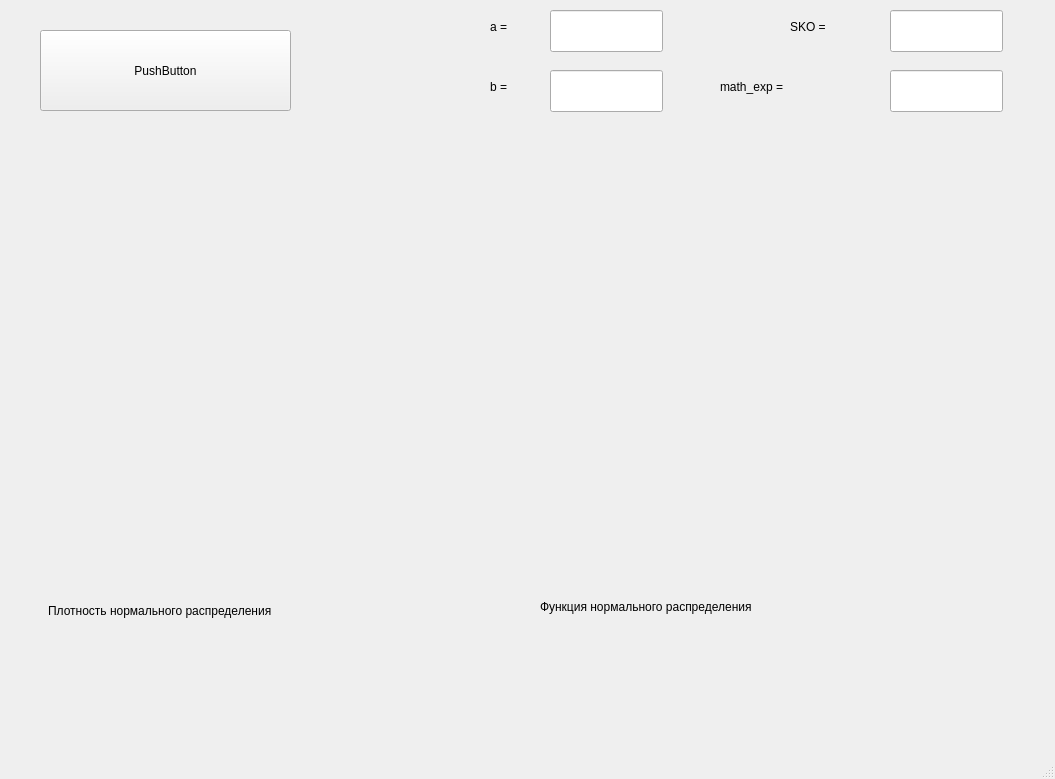
<?xml version="1.0" encoding="UTF-8"?>
<ui version="4.0">
 <class>MainWindow</class>
 <widget class="QMainWindow" name="MainWindow">
  <property name="geometry">
   <rect>
    <x>0</x>
    <y>0</y>
    <width>1055</width>
    <height>779</height>
   </rect>
  </property>
  <property name="windowTitle">
   <string>MainWindow</string>
  </property>
  <widget class="QWidget" name="centralwidget">
   <widget class="QCustomPlot" name="widget" native="true">
    <property name="geometry">
     <rect>
      <x>40</x>
      <y>130</y>
      <width>471</width>
      <height>431</height>
     </rect>
    </property>
   </widget>
   <widget class="QPushButton" name="pushButton">
    <property name="geometry">
     <rect>
      <x>40</x>
      <y>30</y>
      <width>251</width>
      <height>81</height>
     </rect>
    </property>
    <property name="text">
     <string>PushButton</string>
    </property>
   </widget>
   <widget class="QCustomPlot" name="widget_2" native="true">
    <property name="geometry">
     <rect>
      <x>540</x>
      <y>130</y>
      <width>481</width>
      <height>431</height>
     </rect>
    </property>
   </widget>
   <widget class="QLineEdit" name="lineEdit">
    <property name="geometry">
     <rect>
      <x>550</x>
      <y>10</y>
      <width>113</width>
      <height>42</height>
     </rect>
    </property>
   </widget>
   <widget class="QLineEdit" name="lineEdit_2">
    <property name="geometry">
     <rect>
      <x>550</x>
      <y>70</y>
      <width>113</width>
      <height>42</height>
     </rect>
    </property>
   </widget>
   <widget class="QLabel" name="label">
    <property name="geometry">
     <rect>
      <x>490</x>
      <y>10</y>
      <width>51</width>
      <height>34</height>
     </rect>
    </property>
    <property name="text">
     <string>a =</string>
    </property>
   </widget>
   <widget class="QLabel" name="label_2">
    <property name="geometry">
     <rect>
      <x>490</x>
      <y>70</y>
      <width>51</width>
      <height>34</height>
     </rect>
    </property>
    <property name="text">
     <string>b =</string>
    </property>
   </widget>
   <widget class="QLabel" name="label_3">
    <property name="geometry">
     <rect>
      <x>48</x>
      <y>580</y>
      <width>451</width>
      <height>61</height>
     </rect>
    </property>
    <property name="text">
     <string>Плотность нормального распределения</string>
    </property>
   </widget>
   <widget class="QLabel" name="label_4">
    <property name="geometry">
     <rect>
      <x>540</x>
      <y>590</y>
      <width>491</width>
      <height>34</height>
     </rect>
    </property>
    <property name="text">
     <string>Функция нормального распределения</string>
    </property>
   </widget>
   <widget class="QLineEdit" name="lineEdit_3">
    <property name="geometry">
     <rect>
      <x>890</x>
      <y>10</y>
      <width>113</width>
      <height>42</height>
     </rect>
    </property>
   </widget>
   <widget class="QLineEdit" name="lineEdit_4">
    <property name="geometry">
     <rect>
      <x>890</x>
      <y>70</y>
      <width>113</width>
      <height>42</height>
     </rect>
    </property>
   </widget>
   <widget class="QLabel" name="label_5">
    <property name="geometry">
     <rect>
      <x>790</x>
      <y>10</y>
      <width>91</width>
      <height>34</height>
     </rect>
    </property>
    <property name="text">
     <string>SKO =</string>
    </property>
   </widget>
   <widget class="QLabel" name="label_6">
    <property name="geometry">
     <rect>
      <x>720</x>
      <y>70</y>
      <width>171</width>
      <height>34</height>
     </rect>
    </property>
    <property name="text">
     <string>math_exp =</string>
    </property>
   </widget>
  </widget>
  <widget class="QMenuBar" name="menubar">
   <property name="geometry">
    <rect>
     <x>0</x>
     <y>0</y>
     <width>1055</width>
     <height>39</height>
    </rect>
   </property>
  </widget>
  <widget class="QStatusBar" name="statusbar"/>
 </widget>
 <customwidgets>
  <customwidget>
   <class>QCustomPlot</class>
   <extends>QWidget</extends>
   <header>qcustomplot.h</header>
   <container>1</container>
  </customwidget>
 </customwidgets>
 <resources/>
 <connections/>
</ui>
